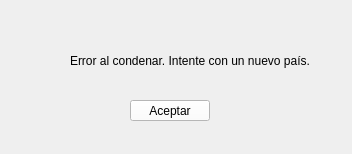
<?xml version="1.0" encoding="UTF-8"?>
<ui version="4.0">
 <class>VentanaError</class>
 <widget class="QMainWindow" name="VentanaError">
  <property name="geometry">
   <rect>
    <x>0</x>
    <y>0</y>
    <width>352</width>
    <height>154</height>
   </rect>
  </property>
  <property name="windowTitle">
   <string>Error</string>
  </property>
  <property name="windowIcon">
   <iconset resource="recursos.qrc">
    <normaloff>:/imagenes/recursos/imagenes/9188.png</normaloff>:/imagenes/recursos/imagenes/9188.png</iconset>
  </property>
  <property name="styleSheet">
   <string notr="true">background-color: qlineargradient(spread:pad, x1:0, y1:0,x2:1,y2:0,stop:0 
rgba(0,182,255,255), stop:0.329545 rgba(255,255,255,255), stop:0.670455
rgba(255,255,255,255),stop:1 rgba(255,102,0,255));</string>
  </property>
  <widget class="QWidget" name="centralwidget">
   <widget class="QLabel" name="label">
    <property name="geometry">
     <rect>
      <x>10</x>
      <y>30</y>
      <width>51</width>
      <height>51</height>
     </rect>
    </property>
    <property name="styleSheet">
     <string notr="true">background-color: rgba(255, 255, 255, 0);</string>
    </property>
    <property name="text">
     <string/>
    </property>
    <property name="pixmap">
     <pixmap resource="recursos.qrc">:/imagenes/recursos/imagenes/9188.png</pixmap>
    </property>
    <property name="scaledContents">
     <bool>true</bool>
    </property>
   </widget>
   <widget class="QLabel" name="label_2">
    <property name="geometry">
     <rect>
      <x>70</x>
      <y>40</y>
      <width>271</width>
      <height>41</height>
     </rect>
    </property>
    <property name="styleSheet">
     <string notr="true">background-color: rgba(255, 255, 255, 0);
font: 12pt &quot;Californian FB&quot;;</string>
    </property>
    <property name="text">
     <string>Error al condenar. Intente con un nuevo país.</string>
    </property>
   </widget>
   <widget class="QPushButton" name="aceptar">
    <property name="geometry">
     <rect>
      <x>130</x>
      <y>100</y>
      <width>80</width>
      <height>21</height>
     </rect>
    </property>
    <property name="styleSheet">
     <string notr="true">background-color: rgb(255, 255, 255);
font: 75 16pt &quot;System&quot;;
</string>
    </property>
    <property name="text">
     <string>Aceptar</string>
    </property>
   </widget>
  </widget>
 </widget>
 <resources>
  <include location="recursos.qrc"/>
 </resources>
 <connections/>
</ui>
